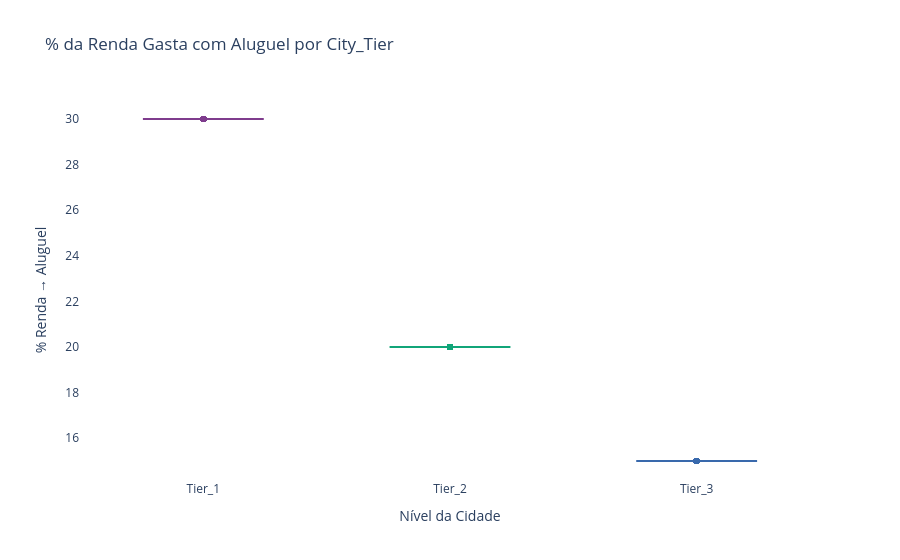

The notebook cell saved with this chart:
### Markdown cell above
## 6. Proporção do Rent em relação à Renda (Rent/Income) por City_Tier

### Code cell
df['Rent_Income_Ratio'] = (df['Rent'] / df['Income']) * 100

fig = px.box(
    df, x='City_Tier', y='Rent_Income_Ratio',
    color='City_Tier',
    title='% da Renda Gasta com Aluguel por City_Tier',
    labels={'Rent_Income_Ratio': '% Renda → Aluguel', 'City_Tier': 'Nível da Cidade'},
    color_discrete_sequence=px.colors.qualitative.Bold,
    points='outliers'
)
fig.update_layout(showlegend=False, plot_bgcolor='white')
fig.show()

print("Média do % de renda gasto com aluguel por City_Tier:")
print(df.groupby('City_Tier')['Rent_Income_Ratio'].mean().round(2))

#Cria uma variável derivada (Rent_Income_Ratio) que expressa o aluguel como percentual da renda, e plota um box plot dessa proporção por tier.
#Essa é talvez a seção mais analítica do notebook. Comparar o valor absoluto do aluguel entre tiers pode ser enganoso — faz mais sentido perguntar: em qual tier as pessoas comprometem mais renda com moradia? A razão normaliza por renda e responde isso diretamente. 
# Aqui sim é um indicador de peso financeiro relativo do aluguel.

### Figure 1 — Plotly figure (JSON) as saved in the notebook; plotly's stock layout.template omitted (floating-point values rounded to 4 significant figures; data arrays with more than 128 entries replaced by an {"elided": "..."} marker saying what was removed)
{"data": [{"alignmentgroup": "True", "boxpoints": "outliers", "hovertemplate": "Nível da Cidade=%{x}<br>% Renda → Aluguel=%{y}<extra></extra>", "legendgroup": "Tier_1", "marker": {"color": "rgb(127, 60, 141)"}, "name": "Tier_1", "notched": false, "offsetgroup": "Tier_1", "orientation": "v", "showlegend": true, "type": "box", "x": {"elided": "5934 str values"}, "x0": " ", "xaxis": "x", "y": {"elided": "5934 float values"}, "y0": " ", "yaxis": "y"}, {"alignmentgroup": "True", "boxpoints": "outliers", "hovertemplate": "Nível da Cidade=%{x}<br>% Renda → Aluguel=%{y}<extra></extra>", "legendgroup": "Tier_2", "marker": {"color": "rgb(17, 165, 121)"}, "name": "Tier_2", "notched": false, "offsetgroup": "Tier_2", "orientation": "v", "showlegend": true, "type": "box", "x": {"elided": "10068 str values"}, "x0": " ", "xaxis": "x", "y": {"elided": "10068 float values"}, "y0": " ", "yaxis": "y"}, {"alignmentgroup": "True", "boxpoints": "outliers", "hovertemplate": "Nível da Cidade=%{x}<br>% Renda → Aluguel=%{y}<extra></extra>", "legendgroup": "Tier_3", "marker": {"color": "rgb(57, 105, 172)"}, "name": "Tier_3", "notched": false, "offsetgroup": "Tier_3", "orientation": "v", "showlegend": true, "type": "box", "x": {"elided": "3998 str values"}, "x0": " ", "xaxis": "x", "y": {"elided": "3998 float values"}, "y0": " ", "yaxis": "y"}], "layout": {"boxmode": "overlay", "legend": {"title": {"text": "Nível da Cidade"}, "tracegroupgap": 0}, "plot_bgcolor": "white", "showlegend": false, "title": {"text": "% da Renda Gasta com Aluguel por City_Tier"}, "xaxis": {"anchor": "y", "categoryarray": ["Tier_1", "Tier_2", "Tier_3"], "categoryorder": "array", "domain": [0, 1], "title": {"text": "Nível da Cidade"}}, "yaxis": {"anchor": "x", "domain": [0, 1], "title": {"text": "% Renda → Aluguel"}}}}
